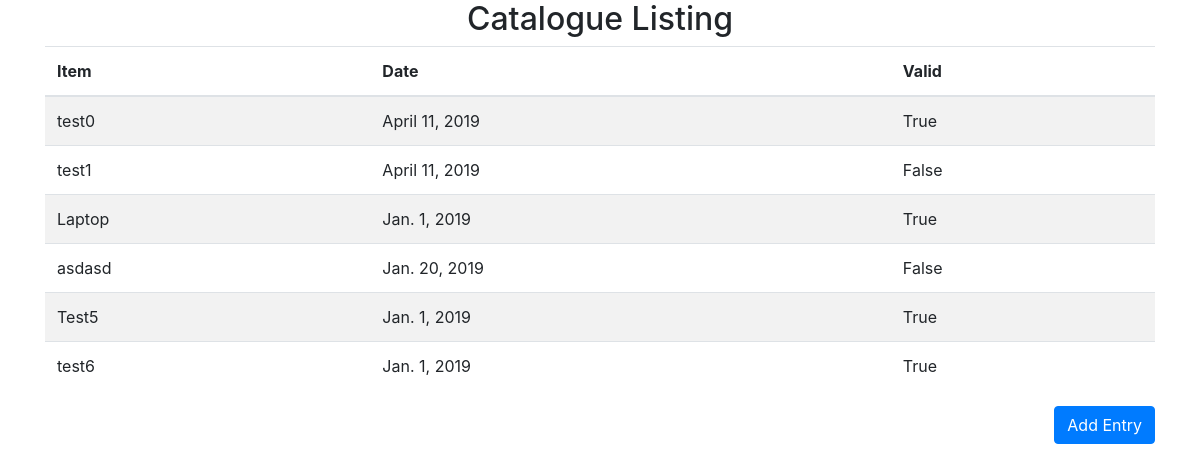
Before: / with the older database file.
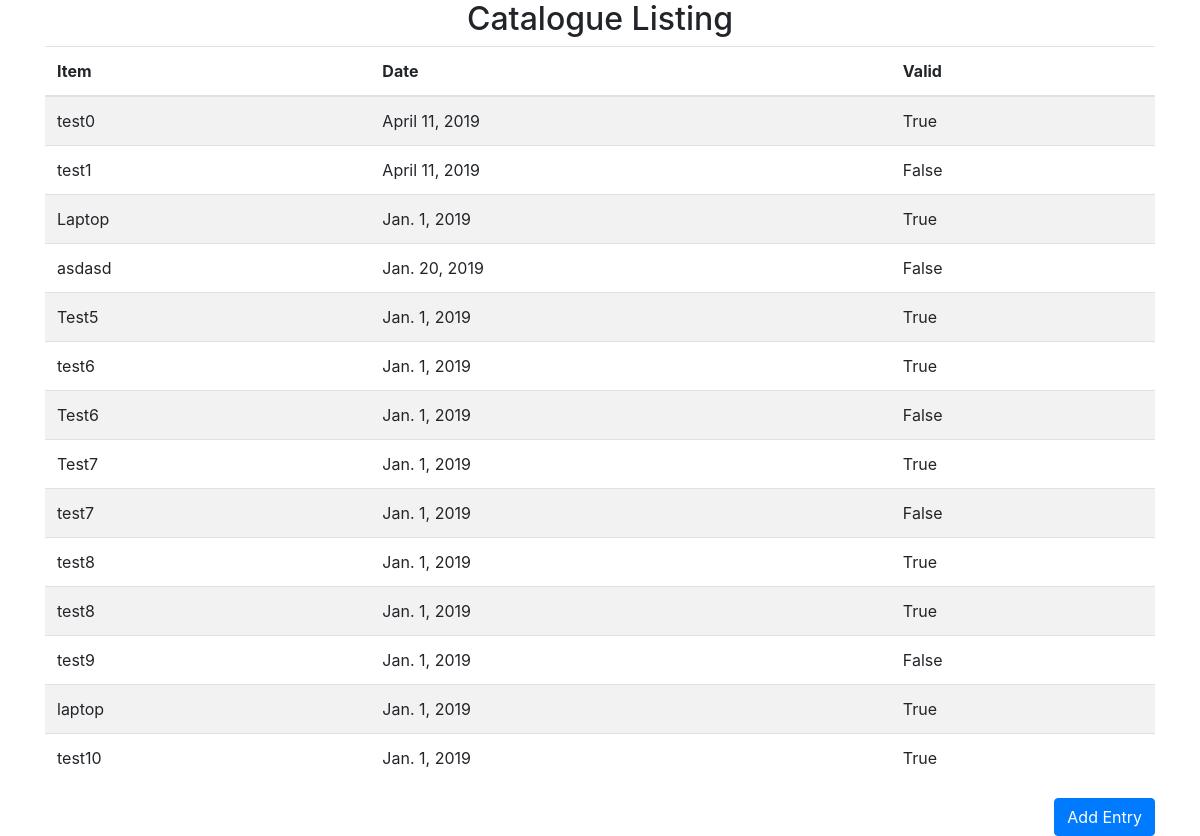
After: the same page with the newer database file.
### products/models.py (models this page shows)
class Items(models.Model):
    Item_Description = models.CharField(max_length=50)
    Date      = models.DateField(auto_now=False, auto_now_add=False)
    Validity  = models.BooleanField()

### products/views.py (the view)
# urls.py: path('', list_view, name='list'),
def list_view(request):
    queryset = Items.objects.all()
    context = {
        "object_list": queryset
    }
    return render(request, "list.html", context)

### products/templates/list.html
{% extends 'base.html' %}
{% block content %}
  <div class="container">
    <div class="" align="center">
      <h2>Catalogue Listing</h2>
    </div>
    <div align="center">
      <table class="table table-striped">
        <thead>
          <tr>
            <th>Item</th>
            <th>Date</th>
            <th>Valid</th>
          </tr>
        </thead>
        <tbody>
          {% for instance in object_list %}
            <tr>
              <td>{{instance.Item_Description}}</td>
              <td>{{instance.Date}}</td>
              <td>{{instance.Validity}}</td>
            </tr>
          {% endfor %}
        </tbody>
      </table>
    </div>
    <div class="" align="right">
      <a class="btn btn-primary" href="/input/">Add Entry</a>
    </div>
  </div>
{% endblock %}

### products/templates/base.html (shortened to what this page needs)
<!DOCTYPE html>
<html lang="en" dir="ltr">
  {% load static %}
  <head>
    <link rel="stylesheet" type="text/css" href="{% static 'products/css/bootstrap.css' %}">
    <link rel="stylesheet" href="https://stackpath.bootstrapcdn.com/bootstrap/4.1.3/css/bootstrap.min.css">
  </head>
  <body>
    {% block content %}
    {% endblock %}
  </body>
</html>

Changed rows visible on the page:
added Items: Item_Description "Test6", Date "Jan. 1, 2019", Validity "False"
added Items: Item_Description "Test7", Date "Jan. 1, 2019", Validity "True"
added Items: Item_Description "test7", Date "Jan. 1, 2019", Validity "False"
added Items: Item_Description "test8", Date "Jan. 1, 2019", Validity "True"
added Items: Item_Description "test8", Date "Jan. 1, 2019", Validity "True"
added Items: Item_Description "test9", Date "Jan. 1, 2019", Validity "False"
added Items: Item_Description "laptop", Date "Jan. 1, 2019", Validity "True"
added Items: Item_Description "test10", Date "Jan. 1, 2019", Validity "True"
